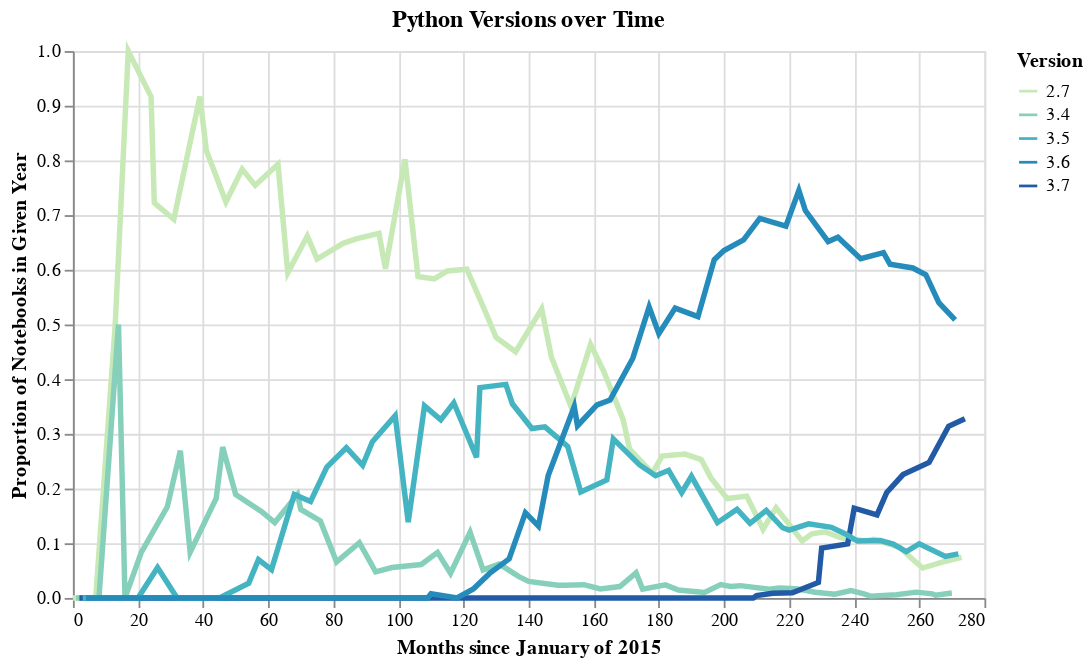

Write notebook code for a chart like this one.
### Code cell
alt.Chart(monthly_counts, width = 500, title = "Python Versions over Time").mark_line(strokeWidth=3).encode(
    alt.X('order', title='Months since '+first),
    alt.Y('prop', title='Proportion of Notebooks in Given Year'),
    alt.Color('version:O', scale=alt.Scale(scheme='yellowgreenblue'), title = 'Version')
)

### Figure 1 — Vega-Lite specification as saved in the notebook (floating-point values rounded to 4 significant figures; data arrays with more than 128 entries replaced by an {"elided": "..."} marker saying what was removed)
{"$schema": "https://vega.github.io/schema/vega-lite/v3.3.0.json", "config": {"mark": {"tooltip": null}, "view": {"height": 300, "width": 400}}, "data": {"name": "data-ec3901d0d66b47f06f790529f0b94914"}, "datasets": {"data-ec3901d0d66b47f06f790529f0b94914": {"elided": "275 records"}}, "encoding": {"color": {"field": "version", "scale": {"scheme": "yellowgreenblue"}, "title": "Version", "type": "ordinal"}, "x": {"field": "order", "title": "Months since January of 2015", "type": "quantitative"}, "y": {"field": "prop", "title": "Proportion of Notebooks in Given Year", "type": "quantitative"}}, "mark": {"strokeWidth": 3, "type": "line"}, "title": "Python Versions over Time", "width": 500}
